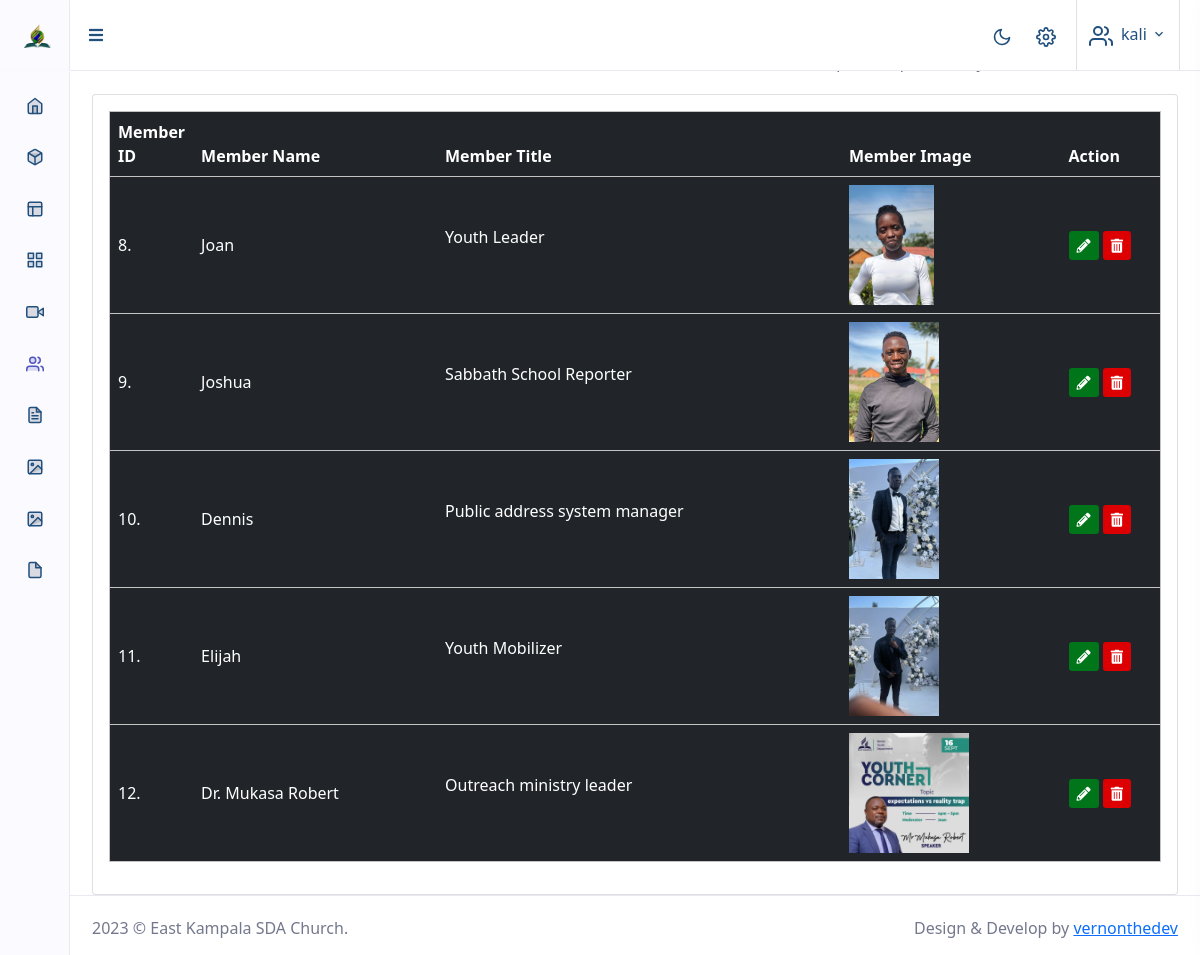
The app's page /admin/member-list.php (signed in) with its own data.
### tables this page shows
CREATE TABLE `member_list` (
  `member_id` int(11) NOT NULL,
  `member_name` varchar(100) NOT NULL,
  `member_title` varchar(100) NOT NULL,
  `member_img` varchar(100) NOT NULL
);

### admin/member-list.php (the view, shortened to what this page needs)
<?php
include'config.php';
$view_team = "SELECT * FROM member_list";
$run_query = $conn->prepare($view_team);
$run_query->execute();
$rows = $run_query->fetchAll();
?>
<!doctype html>
<html lang="en">
<head>
    <?php include'style.php'; ?>
</head>
<body>
        <div id="layout-wrapper">
    <?php include'header.php'; ?>
            <div class="main-content">
                <div class="page-content">
                    <div class="container-fluid">
                        <div class="row">
                            <div class="col-12">
                                <div class="page-title-box d-sm-flex align-items-center justify-content-between">
                                    <h4 class="mb-sm-0 font-size-18">Member List</h4>
                                    <div class="page-title-right">
                                        <ol class="breadcrumb m-0">
                                            <li class="breadcrumb-item"><a href="javascript: void(0);">Admin</a></li>
                                            <li class="breadcrumb-item active">Member List</li>
                                        </ol>
                                    </div>
                                </div>
                            </div>
                        </div>
                        <div class="row">
                            <div class="col-12">
                                <div class="card bg-soft-warning">
                                    <div class="card-body">
                                        <div class="table-responsive">
                                            <table class='table table-borderless table-dark  table-editable table-nowrap align-middle table-edits'>
                                                <thead>
                                                    <tr>
                                                        <th>Member ID</th>
                                                        <th>Member Name</th>
                                                        <th>Member Title</th>
                                                        <th>Member Image</th>
                                                        <th>Action</th>
                                                    </tr>
                                                </thead>
                                                <tbody>
                                                    <?php
                                           foreach($rows as $row){
                                                $member_id = $row->member_id;
                                                $member_name = $row->member_name;
                                                $member_title = $row->member_title;
                                                $member_img = $row->member_img;
                                                    echo "<tr data-id='1'>
                                                        <td data-field='member_id' style='width: 80px'> ".$member_id.".</td>
                                                        <td data-field='member_name' class='member_name'>".$member_name."</td>
                                                        <td data-field='member_title' class='member_title'>
                                                            <p>".$member_title."</p>
                                                        </td>
                                                        <td data-field='member_img' class='member_img'>
                                                            <img src='team-images/".$member_img."'>
                                                        </td>
                                                        <td style='width: 100px'>
                                                            <a href='edit-member.php?id=$member_id' class='btn btn-outline-secondary btn-sm edit' title='Edit'>
                                                                <i class='fas fa-pencil-alt'></i>
                                                            </a>
                                                            <a href='delete-member.php?id=$member_id'  class='btn btn-outline-secondary btn-sm edit' title='Delete'>
                                                                <i class='fas fa-trash-alt'></i>
                                                            </a>
                                                        </td>
                                                    </tr>";
                                            }
                                             ?>
                                                </tbody>
                                            </table>
                                        </div>
                                    </div>
                                </div>
                            </div>
                        </div>
                    </div>
                </div>
    <?php include'right-sidebar.php'; ?>
</body>
</html>

### admin/style.php (shortened to what this page needs)
<link href="assets/libs/admin-resources/jquery.vectormap/jquery-jvectormap-1.2.2.css" rel="stylesheet" type="text/css" />
<link href="assets/libs/datatables.net-bs4/css/dataTables.bootstrap4.min.css" rel="stylesheet" type="text/css" />
<link href="assets/libs/datatables.net-buttons-bs4/css/buttons.bootstrap4.min.css" rel="stylesheet" type="text/css" />
<link href="assets/libs/datatables.net-responsive-bs4/css/responsive.bootstrap4.min.css" rel="stylesheet" type="text/css" />
<link href="assets/css/bootstrap.min.css" id="bootstrap-style" rel="stylesheet" type="text/css" />
<link href="assets/css/icons.min.css" rel="stylesheet" type="text/css" />
<link href="assets/css/app.min.css" id="app-style" rel="stylesheet" type="text/css" />

### admin/header.php (shortened to what this page needs)
<header id="page-topbar">
    <div class="navbar-header bg-soft-danger">
        <div class="d-flex">
            <div class="navbar-brand-box">
                <a href="index.php" class="logo logo-dark"> <span class="logo-sm">
                                    <img src="../assets/img/sda%20logo%20main.png" alt="ngo-logo" height="24">
                                </span>
                </a>
            </div>
            <button type="button" class="btn btn-sm px-3 font-size-16 header-item" id="vertical-menu-btn"> <i class="fa fa-fw fa-bars"></i> </button>
        </div>
        <div class="d-flex">
            <div class="dropdown d-none d-sm-inline-block">
                <button type="button" class="btn header-item" id="mode-setting-btn"> <i data-feather="moon" class="icon-lg layout-mode-dark"></i> <i data-feather="sun" class="icon-lg layout-mode-light"></i> </button>
            </div>
            <div class="dropdown d-inline-block">
                <button type="button" class="btn header-item right-bar-toggle me-2"> <i data-feather="settings" class="icon-lg"></i> </button>
            </div>
            <div class="dropdown d-inline-block">
                <button type="button" class="btn header-item bg-soft-light border-start border-end" id="page-header-user-dropdown" data-bs-toggle="dropdown" aria-haspopup="true" aria-expanded="false">  <i data-feather="users"></i> <span class="d-none d-xl-inline-block ms-1 fw-medium"><?php echo $_SESSION['admin_name']; ?></span> <i class="mdi mdi-chevron-down d-none d-xl-inline-block"></i> </button>
            </div>
        </div>
    </div>
</header>
<div class="vertical-menu ">
    <div data-simplebar class="h-100">
        <div id="sidebar-menu">
            <ul class="metismenu list-unstyled" id="side-menu">
                <li>
                    <a href="index.php"> <i data-feather="home"></i> <span data-key="t-dashboard">Dashboard</span> </a>
                </li>
                <li>
                    <a href="javascript: void(0);" class="has-arrow"> <i data-feather="box"></i> <span data-key="t-apps">Church Programs</span> </a>
                </li>
                <li>
                    <a href="javascript: void(0);" class="has-arrow"> <i data-feather="layout"></i> <span data-key="t-authentication">Devotions</span> </a>
                </li>
                <li>
                    <a href="javascript: void(0);" class="has-arrow"> <i data-feather="grid"></i> <span data-key="t-authentication">Image Gallery</span> </a>
                </li>
                <li>
                    <a href="javascript: void(0);" class="has-arrow"> <i data-feather="video"></i> <span data-key="t-authentication">Video Sermons</span> </a>
                </li>
                <li>
                    <a href="javascript: void(0);" class="has-arrow"> <i data-feather="users"></i> <span data-key="t-authentication">Church Body</span> </a>
                </li>
                <li>
                    <a href="javascript: void(0);" class="has-arrow"> <i data-feather="file-text"></i> <span data-key="t-pages">Contact Inquiry</span> </a>
                </li>
                <li>
                    <a href="javascript: void(0);" class="has-arrow"> <i data-feather="image"></i> <span data-key="t-pages">Banners</span> </a>
                </li>
                <li>
                    <a href="javascript: void(0);" class="has-arrow"> <i data-feather="image"></i> <span data-key="t-apps">Qrcodes</span> </a>
                </li>
                <li>
                    <a href="javascript: void(0);" class="has-arrow"> <i data-feather="file"></i> <span data-key="t-pages">Upload Files</span> </a>
                </li>
            </ul>
        </div>
    </div>
</div>

### admin/right-sidebar.php (shortened to what this page needs)
        <footer class="footer">
            <div class="container-fluid">
                <div class="row">
                    <div class="col-sm-6">
                        <script>document.write(new Date().getFullYear())</script> © East Kampala SDA Church.
                    </div>
                    <div class="col-sm-6">
                        <div class="text-sm-end d-none d-sm-block">
                            Design & Develop by <a href="#" class="text-decoration-underline">vernonthedev</a>
                        </div>
                    </div>
                </div>
            </div>
        </footer>
    </div>
</div>

### records on screen
member_list: member_id "8", member_name "Joan", member_title "Youth Leader", member_img (picture)
member_list: member_id "9", member_name "Joshua", member_title "Sabbath School Reporter", member_img (picture)
member_list: member_id "10", member_name "Dennis", member_title "Public address system manager", member_img (picture)
member_list: member_id "11", member_name "Elijah", member_title "Youth Mobilizer", member_img (picture)
member_list: member_id "12", member_name "Dr. Mukasa Robert", member_title "Outreach ministry leader", member_img (picture)

### other values on screen
$_SESSION['admin_name'] "kali"
